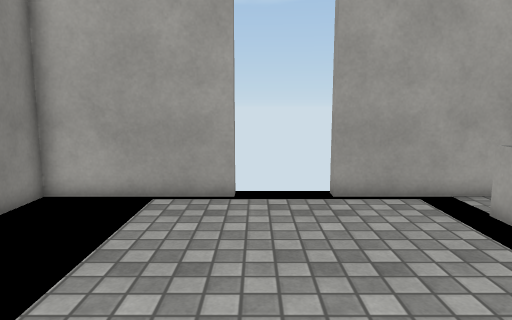
view 1 (above)

16 first-person views from a walk through a Unity game level. The camera is 1.3 m above the floor, tilts 8° down and sees 70° across. The floor is counted in squares, 0.5 m on a side. Each view is taken from the middle of a square. On the plan, view 1 faces up. The plan holds only what a view shows up to about 20 squares ahead; the rest is blank. The player is left out. Surface patterns are stand-ins for the level's own textures.

view 2
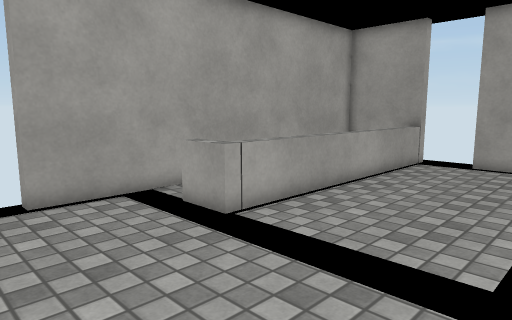

view 3
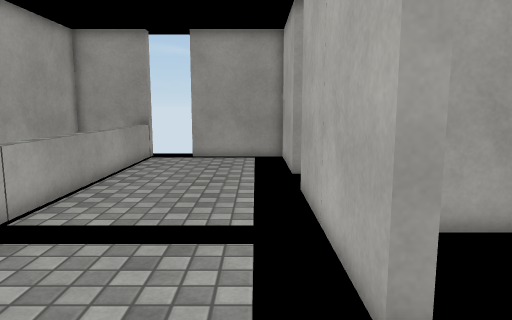

view 4
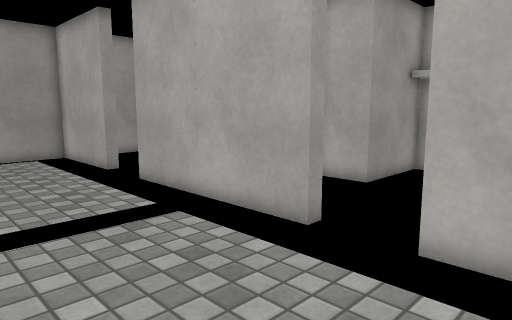

view 5
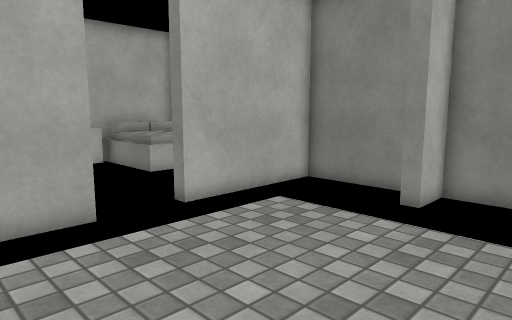

view 6
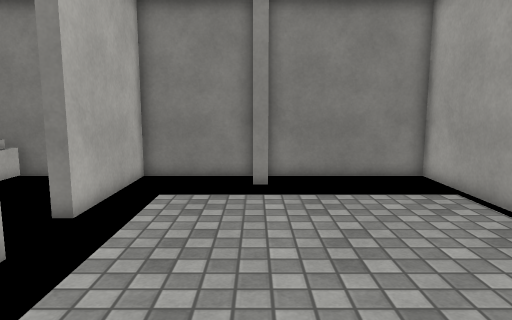

view 7
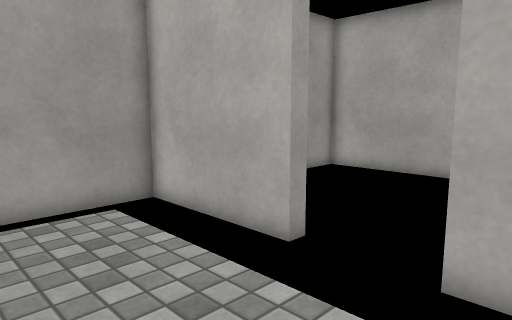

view 8
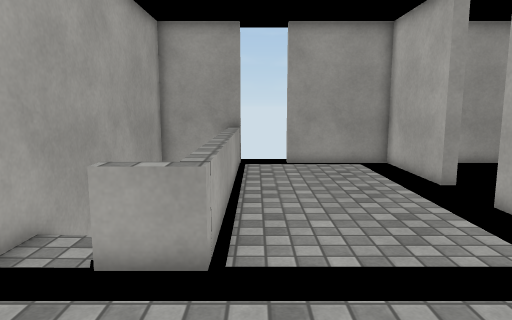

view 9
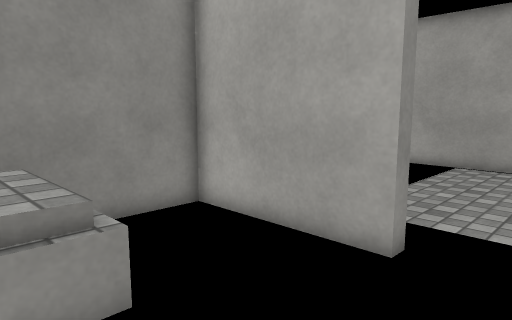

view 10
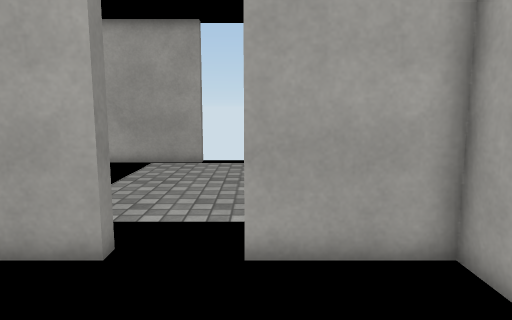

view 11
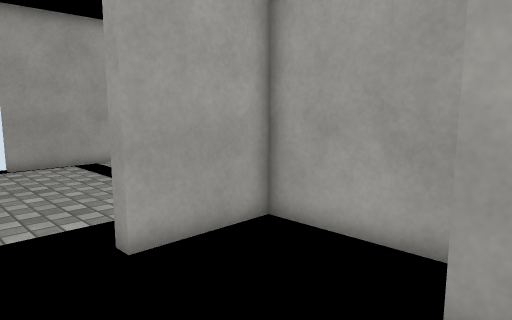

view 12
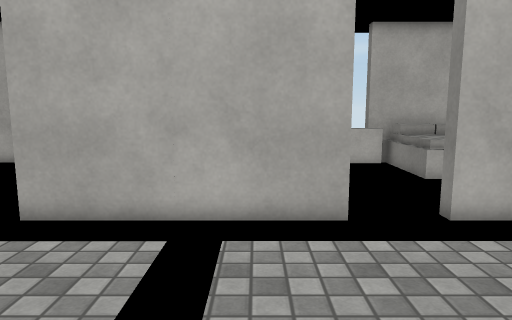

view 13
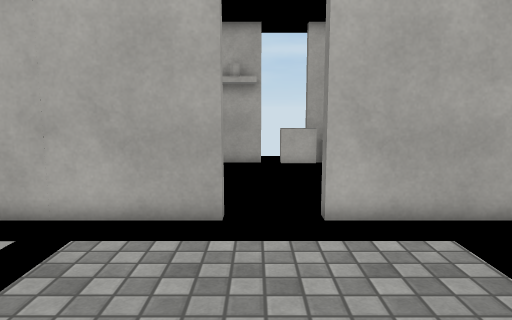

view 14
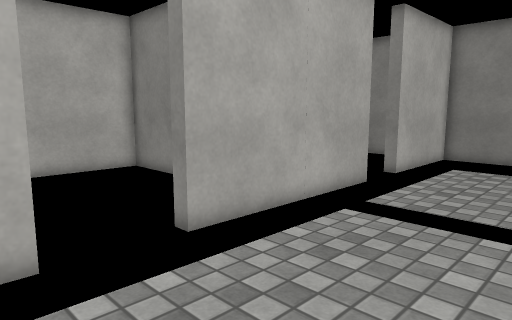

view 15
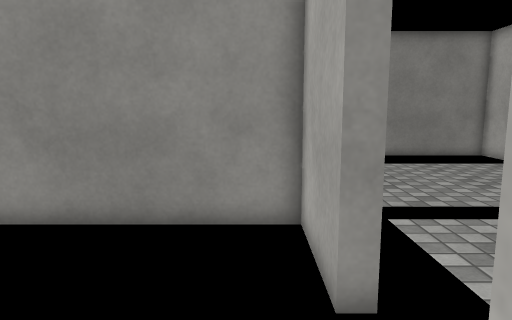

view 16
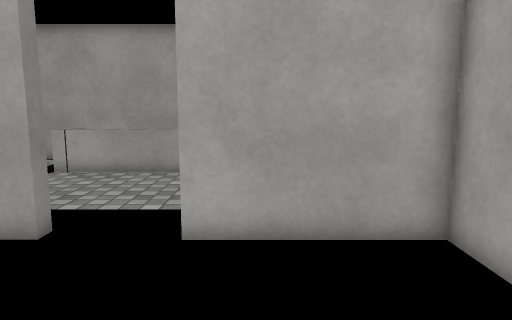

### Floor plan
Key: @ floor where view 1 was taken; . floor; O other object.
Columns run from 6 left of view 1 to 18 right of it. Each row starts with its distance up from view 1.
 11 OOOOOO  OOOOOOOOOOOOOOOOO
 10 O  ...........          O
  9 O  .........O.          O
  8 O  .........O           O
  7 O  .........OOOOOOOOOO  O
  6 O  .....................
  5 O  .....................
  4 OO .....................O
  3 O  .....................O
  2 O  .....................O
  1 O  .....................O
  0 OOOOOO@ OOOOOOOO   OOOOOO
 -1 OOOOOO  OOOOOOOOO  OOOOOO
 -2 O          OO       .   O
 -3 O          OO           O
 -4 O          OO           O
 -5 OOOOO      OO           O
 -6  OOOO    OOOO           O
 -7   OOO.  .O  O
 -8  OOOO    O  O       .   O
 -9  O OOOO  O  O           O
-10     O  OOO  OOOOO OOOOOOO

Positions as (right, up) in squares from view 1, and headings:
1: (0, 0), facing up
2: (0, 0), facing up-right
3: (-2, 1), facing right
4: (-3, 6), facing down-right
5: (5, 8), facing down-left
6: (8, 4), facing left
7: (8, 5), facing down-right
8: (0, 6), facing right
9: (2, -7), facing up-left
10: (2, -7), facing up
11: (-1, -7), facing up-right
12: (4, 8), facing down
13: (1, 8), facing down
14: (14, 6), facing down-left
15: (14, -2), facing left
16: (14, -8), facing up
